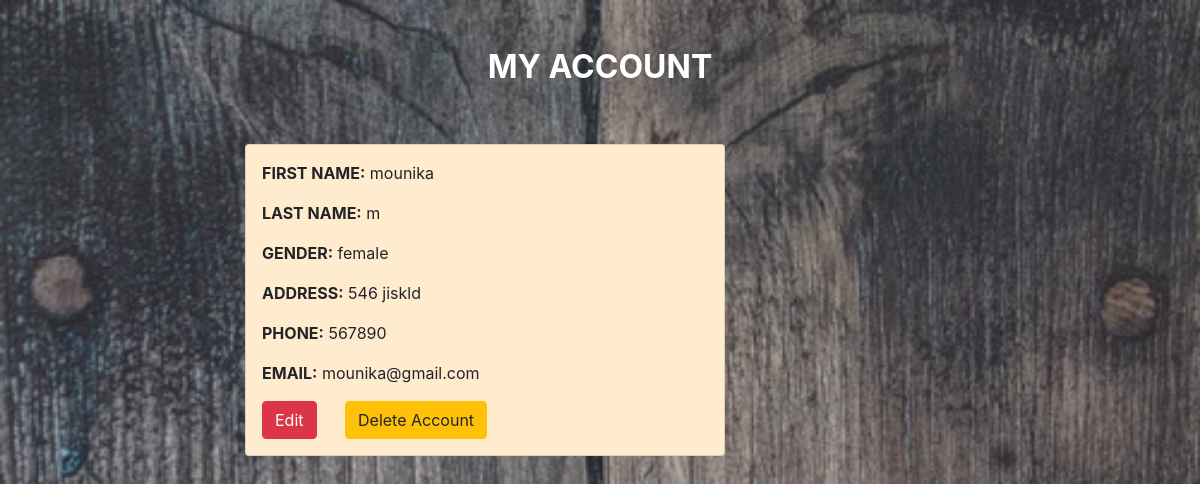
The page /customer_account.php (signed in) on the database its author committed.
### tables this page shows
CREATE TABLE `cust_registration` (
  `first_name` varchar(255) NOT NULL,
  `last_name` varchar(255) NOT NULL,
  `gender` varchar(255) NOT NULL,
  `address` varchar(255) NOT NULL,
  `phone` varchar(255) NOT NULL,
  `email` varchar(255) NOT NULL,
  `password` varchar(255) NOT NULL
);

### customer_account.php (the view, shortened to what this page needs)
<?php
	require_once 'core/init.php';
     if($_SESSION['email'])
  {
 $email=$_SESSION['email'];
  $sql = "SELECT * FROM cust_registration WHERE email='$email' ";
  $featured = $db->query($sql);
}
  ?>
<!DOCTYPE html>
<html>
<head>
	<link rel="stylesheet" href="https://stackpath.bootstrapcdn.com/bootstrap/4.5.2/css/bootstrap.min.css">
     <link rel="stylesheet" href="https://cdn.jsdelivr.net/npm/bootstrap@4.6.0/dist/css/bootstrap.min.css">
  <link rel="stylesheet" href="https://cdn.jsdelivr.net/npm/bootstrap@4.6.0/dist/css/bootstrap.min.css">
          <link rel="stylesheet" href="https://cdnjs.cloudflare.com/ajax/libs/font-awesome/4.7.0/css/font-awesome.min.css">
  <link rel="stylesheet" href="https://stackpath.bootstrapcdn.com/bootstrap/4.5.2/css/bootstrap.min.css">
</head>
<body>
  <div class="bg">
    <h2 class="text-center text-white  font-weight-bold mt-5">MY ACCOUNT</h2>
    <div class="container d-flex flex-column">
      <?php
    while ($product = mysqli_fetch_array($featured)) : ?>
         <div class="card d-flex flex-product  p-3" style="width: 30rem; margin-top: 50px; margin-left: 200px; background-color: blanchedalmond;">
        <div class="desc">
        <p class="card-text"><b>FIRST NAME:</b> <?=$product['first_name']; ?></p>
        <p class="card-text"><b>LAST NAME:</b> <?=$product['last_name']; ?></p>
        <p class="card-text"><b>GENDER:</b> <?=$product['gender']; ?></p>
		 <p class="card-text"><b>ADDRESS:</b> <?=$product['address']; ?></p>
		  <p class="card-text"><b>PHONE:</b> <?=$product['phone']; ?></p>
		   <p class="card-text"><b>EMAIL:</b> <?=$product['email']; ?></p>
        <button class="btn btn-danger "  onclick="window.location.href='customer_account_edit.php'">Edit</button>
		<button class="btn btn-warning ml-4"  onclick="window.location.href='customer_account_delete.php'">Delete Account</button>
      </div>
    </div>
    <?php endwhile; ?>
    </div>
  </div>
  </body>

### customer_account.php (style rules this page uses)
body { background-image: url("./images/bg7.webp"); background-repeat: no-repeat; background-size: cover; }

### rows shown on the page
cust_registration: first_name "mounika", last_name "m", gender "female", address "546 jiskld", phone "567890", email "mounika@gmail.com"
